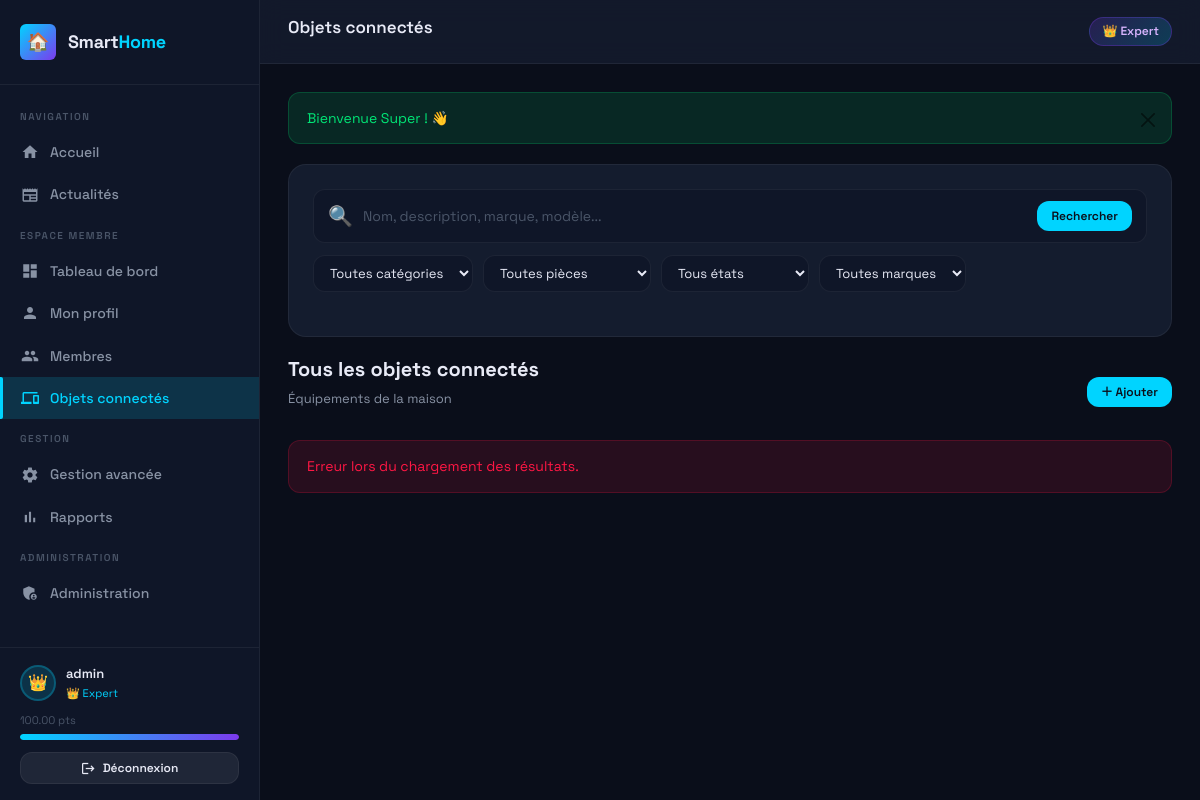
/objets.php (signed in), run on the app's committed database.
### tables this page shows
CREATE TABLE utilisateurs (
    id INT AUTO_INCREMENT PRIMARY KEY,
    login VARCHAR(50) UNIQUE NOT NULL,
    email VARCHAR(100) UNIQUE NOT NULL,
    mot_de_passe VARCHAR(255) NOT NULL,
    nom VARCHAR(100),
    prenom VARCHAR(100),
    age INT,
    sexe ENUM('homme','femme','autre'),
    date_naissance DATE,
    type_membre ENUM('père','mère','enfant','grand-parent','autre') DEFAULT 'autre',
    photo VARCHAR(255) DEFAULT 'default.png',
    niveau ENUM('débutant','intermédiaire','avancé','expert') DEFAULT 'débutant',
    points DECIMAL(8,2) DEFAULT 0.00,
    nb_connexions INT DEFAULT 0,
    nb_actions INT DEFAULT 0,
    statut ENUM('en_attente','actif','suspendu') DEFAULT 'en_attente',
    token_validation VARCHAR(255),
    date_inscription DATETIME DEFAULT CURRENT_TIMESTAMP,
    derniere_connexion DATETIME,
    INDEX idx_login (login),
    INDEX idx_email (email),
    INDEX idx_niveau (niveau),
    INDEX idx_statut (statut)
);

### includes/config.php (called while the page is built, shortened)
<?php
function getDB(): PDO {
    static $pdo = null;
    if ($pdo === null) {
        $dsn = "mysql:host=" . DB_HOST . ";dbname=" . DB_NAME . ";charset=" . DB_CHARSET;
        $options = [
            PDO::ATTR_ERRMODE            => PDO::ERRMODE_EXCEPTION,
            PDO::ATTR_DEFAULT_FETCH_MODE => PDO::FETCH_ASSOC,
            PDO::ATTR_EMULATE_PREPARES   => false,
        ];
        try {
            $pdo = new PDO($dsn, DB_USER, DB_PASS, $options);
        } catch (PDOException $e) {
            die(json_encode(['error' => 'Connexion base de données impossible : ' . $e->getMessage()]));
        }
    }
    return $pdo;
}
function sanitize(string $input): string {
    return htmlspecialchars(trim($input), ENT_QUOTES, 'UTF-8');
}
function getCurrentUser(): ?array {
    $pdo = getDB();
    $stmt = $pdo->prepare("SELECT * FROM utilisateurs WHERE id = ?");
    $stmt->execute([$_SESSION['user_id']]);
    return $stmt->fetch() ?: null;
}
function getNiveauLabel(string $niveau): string {
    $labels = [
        'débutant'     => 'Débutant',
        'intermédiaire'=> 'Intermédiaire',
        'avancé'       => 'Avancé',
        'expert'       => 'Expert',
    ];
    return $labels[$niveau] ?? $niveau;
}
function getFlash(): ?array {
    if (isset($_SESSION['flash'])) {
        $flash = $_SESSION['flash'];
        return $flash;
    }
    return null;
}

### objets.php (the view, shortened to what this page needs)
<?php
require_once 'includes/config.php';
$pageTitle  = 'Objets connectés';
$activePage = 'objets';
require_once 'includes/header.php';
$q            = sanitize($_GET['q'] ?? '');
?>
<div class="card" style="margin-bottom:20px">
  <div class="search-bar" style="margin-bottom:12px">
    <span style="font-size:20px;color:var(--text-muted)">🔍</span>
    <input type="text" id="filtre-q" placeholder="Nom, description, marque, modèle..."
           value="<?= sanitize($q) ?>">
    <button class="btn btn-primary btn-sm" onclick="appliquerFiltres()">Rechercher</button>
  </div>
  <div class="filters-row">
    <select id="filtre-categorie" class="filter-select" onchange="appliquerFiltres()">
      <option value="">Toutes catégories</option>
    </select>
    <select id="filtre-piece" class="filter-select" onchange="appliquerFiltres()">
      <option value="">Toutes pièces</option>
    </select>
    <select id="filtre-etat" class="filter-select" onchange="appliquerFiltres()">
      <option value="">Tous états</option>
    </select>
    <select id="filtre-marque" class="filter-select" onchange="appliquerFiltres()">
      <option value="">Toutes marques</option>
    </select>
  </div>
</div>
<div class="section-header" style="margin-bottom:14px">
  <div>
    <h2 class="section-title" id="resultat-titre">Tous les objets connectés</h2>
    <p class="section-sub">Équipements de la maison</p>
  </div>
  <?php if (in_array($user['niveau'], ['avancé', 'expert'])): ?>
  <a href="gestion/ajouter-objet.php" class="btn btn-primary btn-sm">＋ Ajouter</a>
  <?php endif; ?>
</div>
<div id="resultats">
</div>
<?php require_once 'includes/footer.php'; ?>

### includes/header.php (shortened to what this page needs)
<?php
$user = getCurrentUser();
$flash = getFlash();
$niveauEmoji = [
    'débutant'      => '🌱',
    'intermédiaire' => '⚡',
    'avancé'        => '🚀',
    'expert'        => '👑',
];
$emoji = $niveauEmoji[$user['niveau']] ?? '🌱';
$nextNiveauSeuil = [
    'débutant'      => POINTS_INTERMEDIAIRE,
    'intermédiaire' => POINTS_AVANCE,
    'avancé'        => POINTS_EXPERT,
    'expert'        => null,
];
$currentSeuil = [
    'débutant'      => 0,
    'intermédiaire' => POINTS_INTERMEDIAIRE,
    'avancé'        => POINTS_AVANCE,
    'expert'        => POINTS_EXPERT,
];
$next   = $nextNiveauSeuil[$user['niveau']] ?? null;
$from   = $currentSeuil[$user['niveau']] ?? 0;
$pct    = $next ? min(100, round(($user['points'] - $from) / ($next - $from) * 100)) : 100;
?>
<!DOCTYPE html>
<html lang="fr">
<head>
<link href="https://cdn.jsdelivr.net/npm/bootstrap@5.3.3/dist/css/bootstrap.min.css" rel="stylesheet">
<link rel="stylesheet" href="<?= SITE_URL ?>/css/style.css">
</head>
<body>
<div class="layout">
<aside class="sidebar" id="sidebar">
  <div class="sidebar-logo">
    <div class="logo-icon">🏠</div>
    <div class="logo-text">Smart<span>Home</span></div>
  </div>
  <nav class="sidebar-nav">
    <div class="nav-section-title">Navigation</div>
    <a href="<?= SITE_URL ?>/index.php" class="nav-item <?= ($activePage ?? '') === 'accueil' ? 'active' : '' ?>">
      <span class="nav-icon"><span class="material-icons" style="font-size:18px">home</span></span>
      Accueil
    </a>
    <a href="<?= SITE_URL ?>/actualites.php" class="nav-item <?= ($activePage ?? '') === 'actualites' ? 'active' : '' ?>">
      <span class="nav-icon"><span class="material-icons" style="font-size:18px">newspaper</span></span>
      Actualités
    </a>
    <div class="nav-section-title">Espace membre</div>
    <a href="<?= SITE_URL ?>/dashboard.php" class="nav-item <?= ($activePage ?? '') === 'dashboard' ? 'active' : '' ?>">
      <span class="nav-icon"><span class="material-icons" style="font-size:18px">dashboard</span></span>
      Tableau de bord
    </a>
    <a href="<?= SITE_URL ?>/profil.php" class="nav-item <?= ($activePage ?? '') === 'profil' ? 'active' : '' ?>">
      <span class="nav-icon"><span class="material-icons" style="font-size:18px">person</span></span>
      Mon profil
    </a>
    <a href="<?= SITE_URL ?>/membres.php" class="nav-item <?= ($activePage ?? '') === 'membres' ? 'active' : '' ?>">
      <span class="nav-icon"><span class="material-icons" style="font-size:18px">group</span></span>
      Membres
    </a>
    <a href="<?= SITE_URL ?>/objets.php" class="nav-item <?= ($activePage ?? '') === 'objets' ? 'active' : '' ?>">
      <span class="nav-icon"><span class="material-icons" style="font-size:18px">devices</span></span>
      Objets connectés
    </a>
    <?php if (in_array($user['niveau'], ['avancé', 'expert'])): ?>
    <div class="nav-section-title">Gestion</div>
    <a href="<?= SITE_URL ?>/gestion/dashboard.php" class="nav-item <?= ($activePage ?? '') === 'gestion' ? 'active' : '' ?>">
      <span class="nav-icon"><span class="material-icons" style="font-size:18px">settings</span></span>
      Gestion avancée
    </a>
    <a href="<?= SITE_URL ?>/gestion/rapports.php" class="nav-item <?= ($activePage ?? '') === 'rapports' ? 'active' : '' ?>">
      <span class="nav-icon"><span class="material-icons" style="font-size:18px">bar_chart</span></span>
      Rapports
    </a>
    <?php endif; ?>
    <?php if ($user['niveau'] === 'expert'): ?>
    <div class="nav-section-title">Administration</div>
    <a href="<?= SITE_URL ?>/admin/utilisateurs.php" class="nav-item <?= ($activePage ?? '') === 'admin' ? 'active' : '' ?>">
      <span class="nav-icon"><span class="material-icons" style="font-size:18px">admin_panel_settings</span></span>
      Administration
    </a>
    <?php endif; ?>
  </nav>
  <div class="sidebar-footer">
    <div class="sidebar-user">
      <div class="sidebar-avatar">
        <?php if ($user['photo'] && $user['photo'] !== 'default.png'): ?>
          <img src="<?= SITE_URL ?>/assets/img/<?= sanitize($user['photo']) ?>" alt="avatar">
        <?php else: ?>
          <?= $emoji ?>
        <?php endif; ?>
      </div>
      <div class="sidebar-user-info">
        <div class="name"><?= sanitize($user['login']) ?></div>
        <div class="niveau"><?= $emoji ?> <?= getNiveauLabel($user['niveau']) ?></div>
      </div>
    </div>
    <div style="margin-top:10px">
      <div style="display:flex;justify-content:space-between;font-size:11px;color:var(--text-muted);margin-bottom:4px">
        <span><?= number_format($user['points'], 2) ?> pts</span>
      </div>
      <div class="progress-bar">
        <div class="progress-fill" style="width:<?= $pct ?>%"></div>
      </div>
    </div>
    <a href="<?= SITE_URL ?>/logout.php" class="btn btn-secondary btn-sm" style="width:100%;margin-top:12px;justify-content:center">
      <span class="material-icons" style="font-size:15px">logout</span> Déconnexion
    </a>
  </div>
</aside>
<main class="main-content">
  <div class="topbar">
    <h1 class="topbar-title"><?= sanitize($pageTitle ?? 'Dashboard') ?></h1>
    <div style="display:flex;align-items:center;gap:10px">
      <span class="badge-niveau <?= $user['niveau'] ?>"><?= $emoji ?> <?= getNiveauLabel($user['niveau']) ?></span>
    </div>
  </div>
  <div class="page-content">
    <?php if ($flash): ?>
    <div class="alert alert-<?= $flash['type'] === 'success' ? 'success' : ($flash['type'] === 'error' ? 'danger' : 'info') ?> alert-dismissible fade show">
      <?= sanitize($flash['message']) ?>
      <button type="button" class="btn-close" data-bs-dismiss="alert"></button>
    </div>
    <?php endif; ?>

### data on the page
utilisateurs: niveau "👑", login "admin", niveau "Expert", points "100.00"

### other printed values
$pageTitle "Objets connectés"
$flash['message'] "Bienvenue Super ! 👋"
